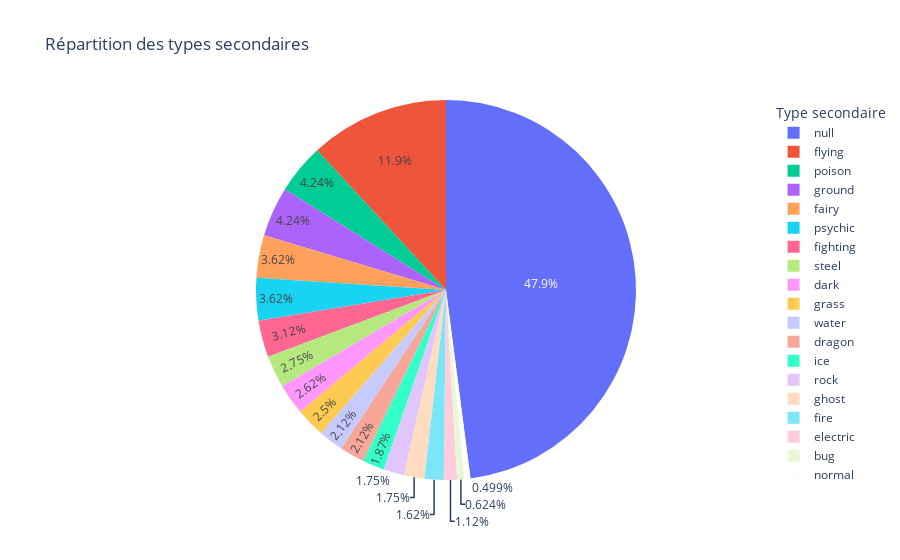

The cell this chart's notebook holds for it:
### Markdown cell above
#### Visualisation représentant variable catégorique (type2)

### Code cell
fig = px.pie(df, names="type2", title="Répartition des types secondaires")
fig.update_layout(
    legend_title_text="Type secondaire",
)
fig.show()

### Figure 1 — Plotly figure (JSON) as saved in the notebook; plotly's stock layout.template omitted (floating-point values rounded to 4 significant figures; data arrays with more than 128 entries replaced by an {"elided": "..."} marker saying what was removed)
{"data": [{"domain": {"x": [0, 1], "y": [0, 1]}, "hovertemplate": "type2=%{label}<extra></extra>", "labels": {"elided": "801 str values"}, "legendgroup": "", "name": "", "showlegend": true, "type": "pie"}], "layout": {"legend": {"title": {"text": "Type secondaire"}, "tracegroupgap": 0}, "title": {"text": "Répartition des types secondaires"}}}
